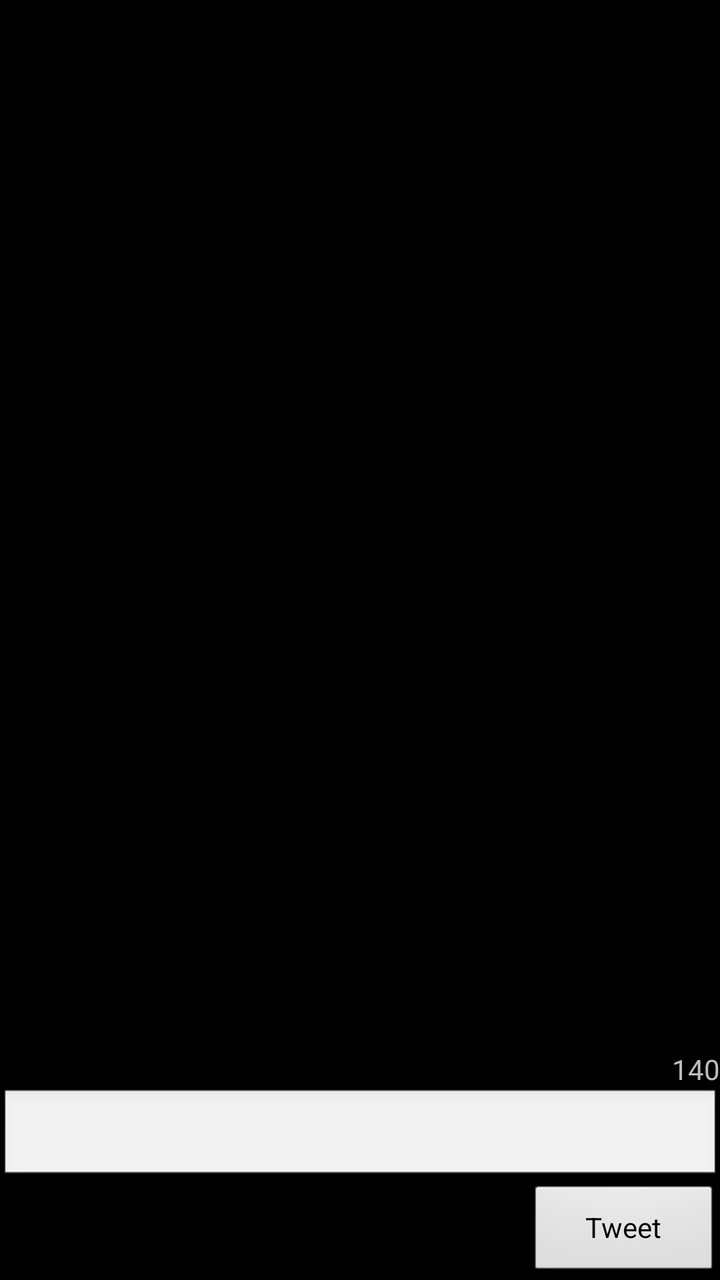
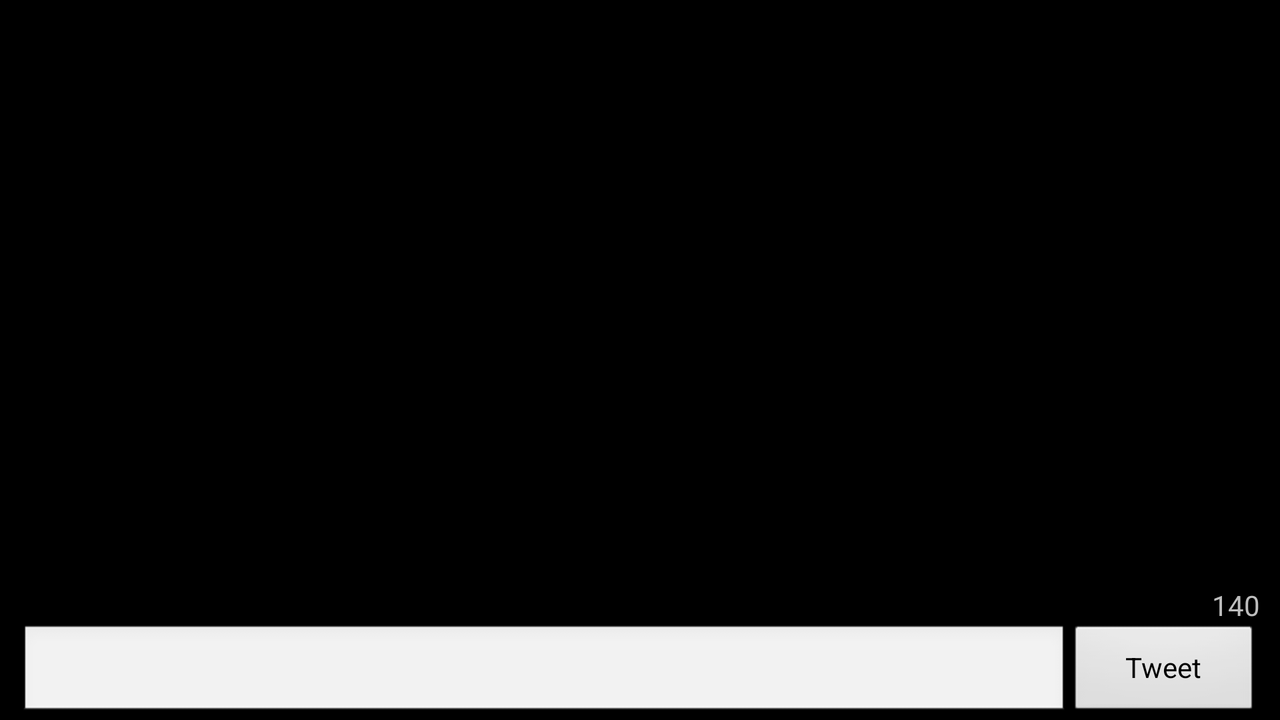

Two renders of one Android screen. The first uses the default layout on a phone; the second uses the alternative layout the repository ships for a different screen configuration, on a matching device. The two XML files are below.
<!-- AndroidManifest.xml: application theme Theme.AppTheme -->
<!-- res/layout/main_ex.xml -->
<?xml version="1.0" encoding="utf-8"?>
<LinearLayout xmlns:android="http://schemas.android.com/apk/res/android"
    android:layout_width="fill_parent"
    android:layout_height="fill_parent"
    android:orientation="vertical" >
    <FrameLayout
        android:layout_width="fill_parent"
        android:layout_height="0dp"
        android:layout_weight="1">
        <ListView
            android:id="@+id/listView"
            android:layout_width="fill_parent"
            android:layout_height="fill_parent"
            android:choiceMode="singleChoice"
            android:scrollbarThumbVertical="@drawable/scrollbar" />
        <FrameLayout
            android:id="@+id/adArea"
            android:layout_width="fill_parent"
            android:layout_height="wrap_content"
            android:layout_gravity="center_horizontal|bottom" />
    </FrameLayout>
    <LinearLayout
        android:layout_width="fill_parent"
        android:layout_height="wrap_content"
        android:orientation="vertical" >
        <TextView
            android:id="@+id/postLen"
            android:layout_width="fill_parent"
            android:layout_height="wrap_content"
            android:gravity="right"
            android:text="140" />
        <ScrollView
            android:layout_width="fill_parent"
            android:layout_height="fill_parent"
            android:layout_weight="1"
            android:scrollbarThumbVertical="@drawable/scrollbar" >
            <LinearLayout
                android:layout_width="fill_parent"
                android:layout_height="fill_parent"
                android:orientation="vertical" >
                <EditText
                    android:id="@+id/postText"
                    android:layout_width="fill_parent"
                    android:layout_height="fill_parent"
                    android:layout_weight="1"
                    android:gravity="top" />
                <TextView
                    android:id="@+id/inReplyText"
                    android:layout_width="wrap_content"
                    android:layout_height="wrap_content"
                    android:visibility="gone" />
            </LinearLayout>
        </ScrollView>
        <Button
            android:id="@+id/sendButton"
            android:layout_width="96dp"
            android:layout_height="wrap_content"
            android:layout_gravity="right"
            android:onClick="clickTweet"
            android:text="Tweet" />
    </LinearLayout>
</LinearLayout>
<!-- resources referenced by this layout -->
<resources>
  <!-- drawable scrollbar (drawable) -->
  <?xml version="1.0" encoding="utf-8"?>
  <shape xmlns:android="http://schemas.android.com/apk/res/android"
      android:shape="rectangle" >
      <corners android:radius="4dp" />
      <gradient
          android:endColor="#80606060"
          android:startColor="#80A0A0A0" />
      <stroke
          android:width="1px"
          android:color="#A0808080" />
  </shape>
  <style name="Theme.AppTheme" parent="@android:style/Theme.NoTitleBar" />
</resources>
<!-- res/layout-land/main_ex.xml (the repository's variant of the layout above) -->
<!-- drawn on the phone turned sideways -->
<?xml version="1.0" encoding="utf-8"?>
<LinearLayout xmlns:android="http://schemas.android.com/apk/res/android"
    android:layout_width="fill_parent"
    android:layout_height="fill_parent" 
    android:orientation="vertical">
    <FrameLayout 
        android:layout_width="fill_parent"
        android:layout_height="fill_parent"
        android:layout_weight="1">
        <ListView
            android:id="@+id/listView"
            android:layout_width="fill_parent"
            android:layout_height="fill_parent"
            android:choiceMode="singleChoice"
            android:scrollbarThumbVertical="@drawable/scrollbar" />
        <FrameLayout
            android:id="@+id/adArea"
            android:layout_width="fill_parent"
            android:layout_height="wrap_content"
            android:layout_gravity="center_horizontal|bottom" />
    </FrameLayout>
    <LinearLayout
        android:layout_width="fill_parent"
        android:layout_height="wrap_content"
        android:layout_gravity="bottom"
        android:background="@color/half"
        android:clickable="true"
        android:orientation="vertical"
        android:paddingLeft="10dp"
        android:paddingRight="10dp" >
        <TextView
            android:id="@+id/postLen"
            android:layout_width="fill_parent"
            android:layout_height="wrap_content"
            android:gravity="right"
            android:text="140" />
        <ScrollView
            android:layout_width="fill_parent"
            android:layout_height="fill_parent"
            android:layout_weight="1"
            android:scrollbarThumbVertical="@drawable/scrollbar" >
            <LinearLayout
                android:layout_width="fill_parent"
                android:layout_height="fill_parent"
                android:orientation="vertical" >
                <LinearLayout 
                    android:layout_width="fill_parent"
                    android:layout_height="fill_parent"
                    android:layout_weight="1"
                    android:orientation="horizontal">
                    <EditText
                        android:id="@+id/postText"
                        android:layout_width="fill_parent"
                        android:layout_height="wrap_content"
                        android:layout_weight="1"
                        android:gravity="top" />
                    <Button
                        android:id="@+id/sendButton"
                        android:layout_width="96dp"
                        android:layout_height="wrap_content"
                        android:layout_gravity="right"
                        android:onClick="clickTweet"
                        android:text="Tweet" />
				</LinearLayout>
                <TextView
                    android:id="@+id/inReplyText"
                    android:layout_width="wrap_content"
                    android:layout_height="wrap_content"
                    android:visibility="gone" />
            </LinearLayout>
        </ScrollView>
    </LinearLayout>
</LinearLayout>
<!-- resources referenced by the variant -->
<!-- as the phone turned sideways resolves them -->
<resources>
  <color name="half">#c0000000</color>
  <!-- drawable scrollbar (drawable) -->
  <?xml version="1.0" encoding="utf-8"?>
  <shape xmlns:android="http://schemas.android.com/apk/res/android"
      android:shape="rectangle" >
      <corners android:radius="4dp" />
      <gradient
          android:endColor="#80606060"
          android:startColor="#80A0A0A0" />
      <stroke
          android:width="1px"
          android:color="#A0808080" />
  </shape>
  <style name="Theme.AppTheme" parent="@android:style/Theme.NoTitleBar" />
</resources>
